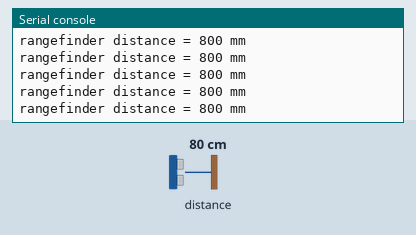
The program below on a simulated CircuitPython board. On the bench: the last lines printed to the serial console. Inputs (shaded band) come from the test bench; at power-on: distance to the obstacle 80 cm.

Above: at 1.2 s.
1.3 s: distance to the obstacle set to 2 cm
At 2.4 s:
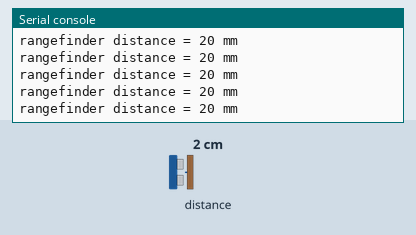
2.8 s: distance to the obstacle set to 4 cm
At 3.9 s:
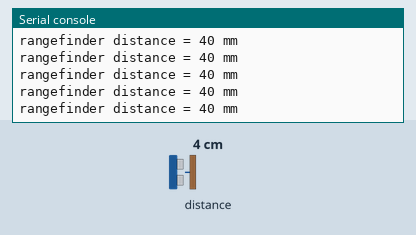
Timing chart, 0 to 5.8 s (numbered marks = the images above; inputs shaded):
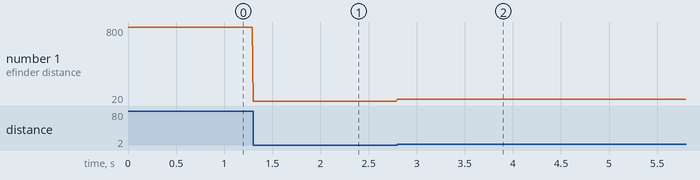

The program:

code.py
```python
#import libraries
import time
import board
import busio
import adafruit_vl53l0x

#set up
i2c_bus_offboard = busio.I2C( board.SCL, board.SDA )
rangefinder = adafruit_vl53l0x.VL53L0X( i2c_bus_offboard )

#loop
while True:
    distance_mm = rangefinder.range
    if distance_mm > 1000:
        distance_mm = 1000
    print( "rangefinder distance = {} mm".format( distance_mm ))

    #slow the loop only in one place
    time.sleep( 0.01 )
```

Measured:
- after the input at 1.3 s, the serial console: prints a new line at once (image 1)
- after the input at 2.8 s, the serial console: prints a new line at once (image 2)
- plotted number 1: 800 → 20 after the input at 1.3 s, 20 → 40 after the input at 2.8 s
